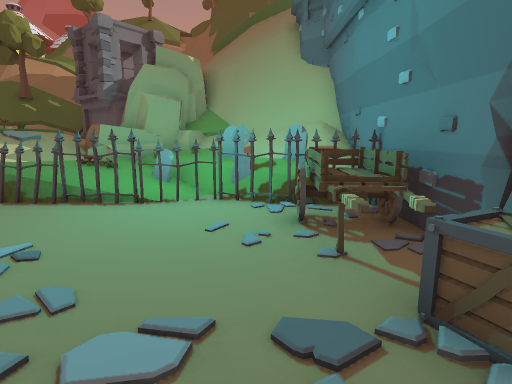
View 1 (above)

24 first-person views from a walk through a scene from a Unity 3-D project. The camera is 1.3 m above the floor, tilts 10° down and sees 80° across. The floor is counted in squares, 1 m on a side. Each view is taken from the middle of a square. On the plan, view 1 faces up. The plan holds only what a view shows up to about 14 squares ahead; the rest is blank. The place goes on beyond the plan. The player is left out. Some surface patterns are stand-ins.

View 2
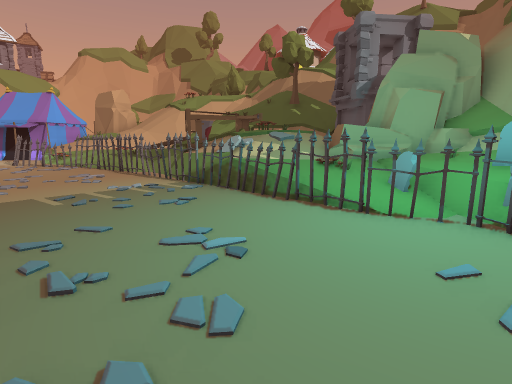

View 3
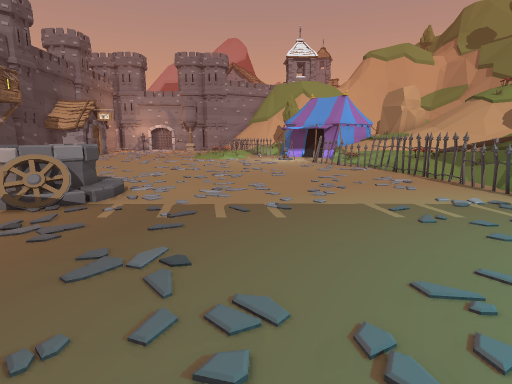

View 4
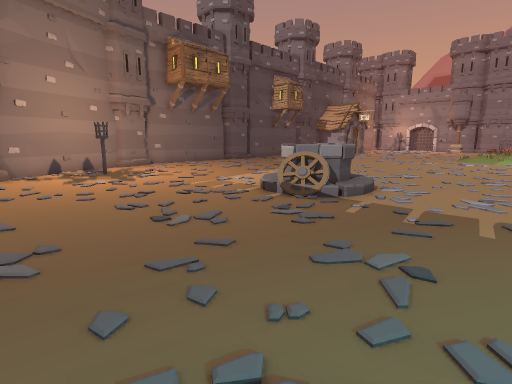

View 5
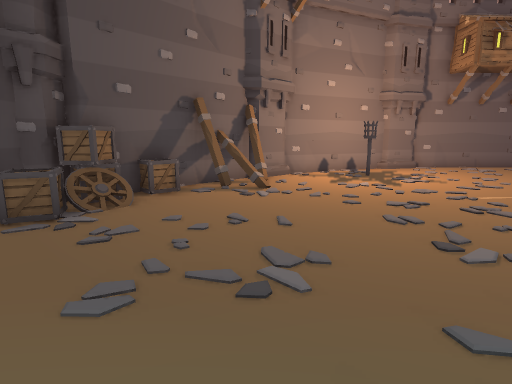

View 6
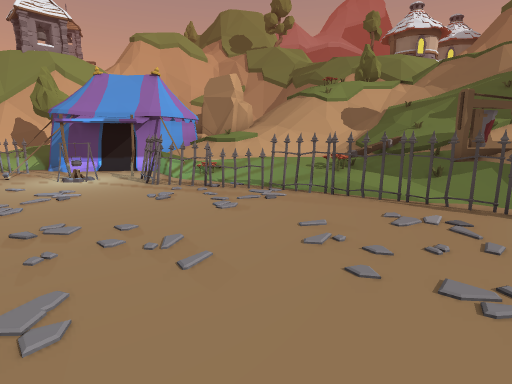

View 7
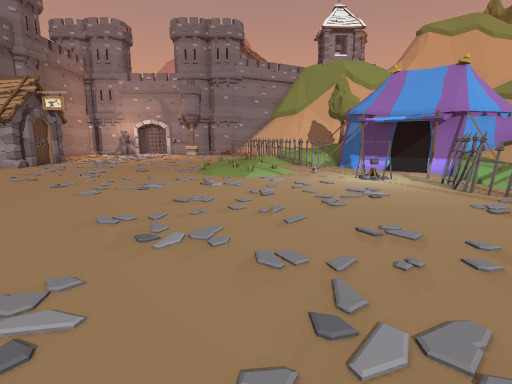

View 8
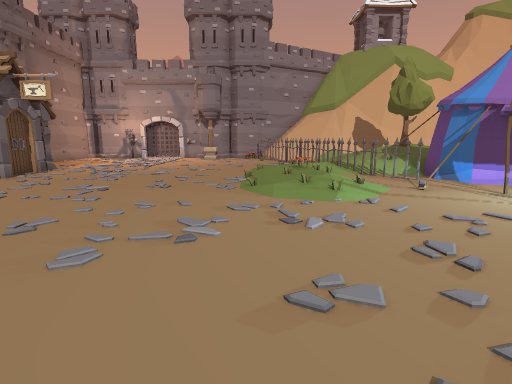

View 9
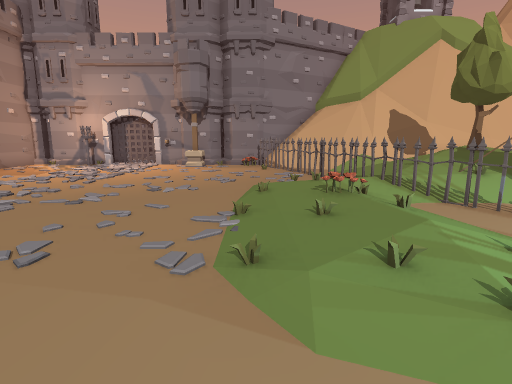

View 10
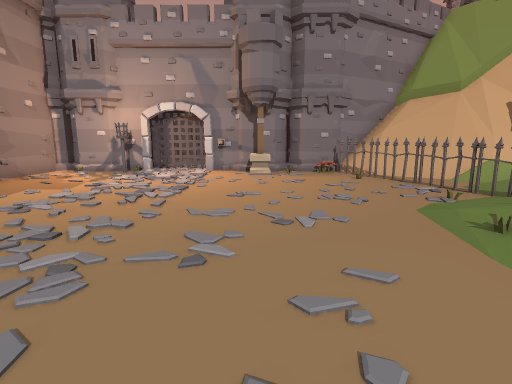

View 11
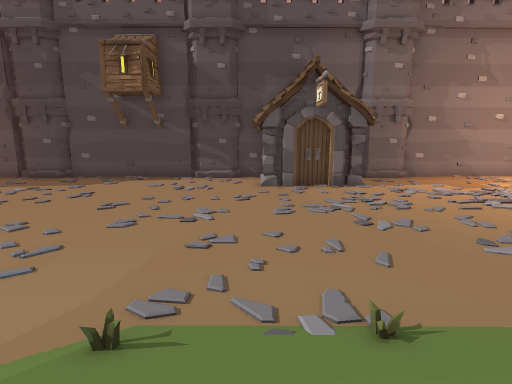

View 12
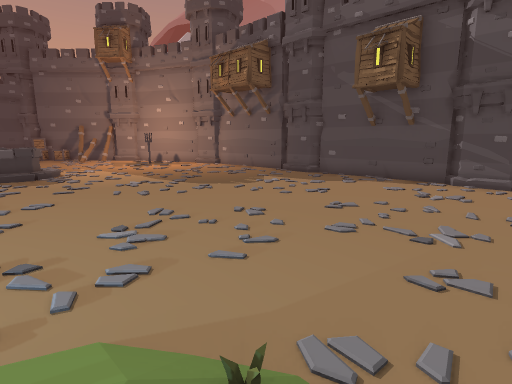

View 13
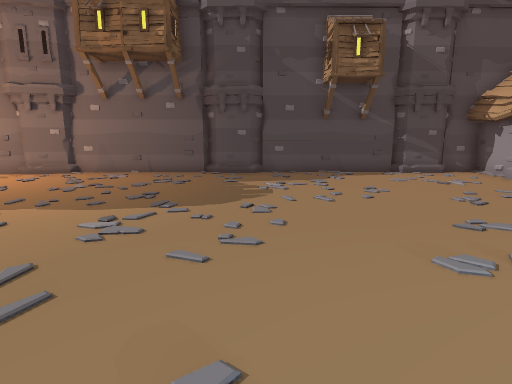

View 14
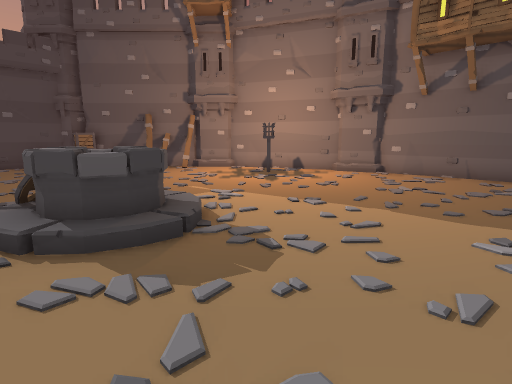

View 15
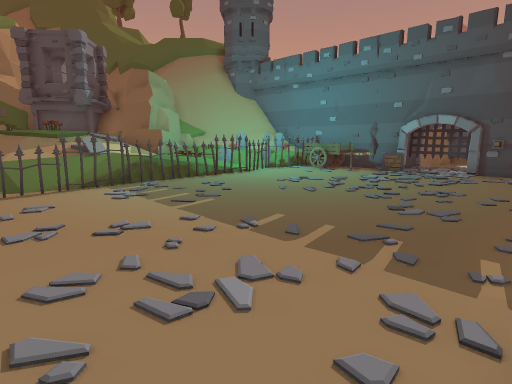

View 16
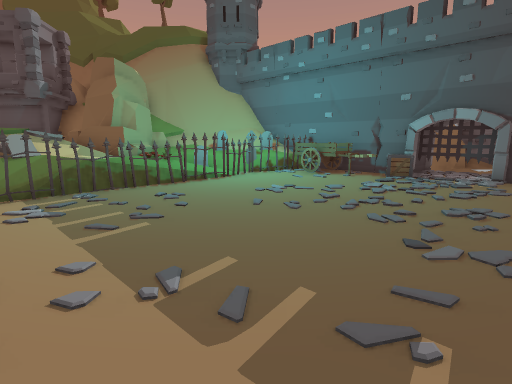

View 17
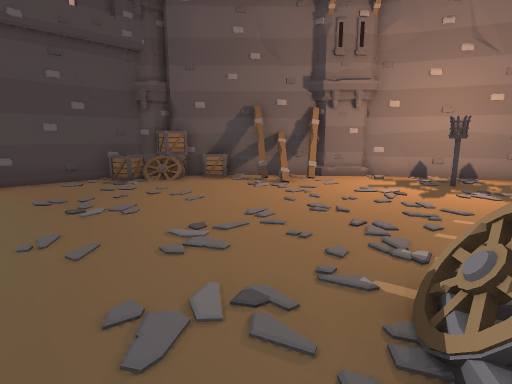

View 18
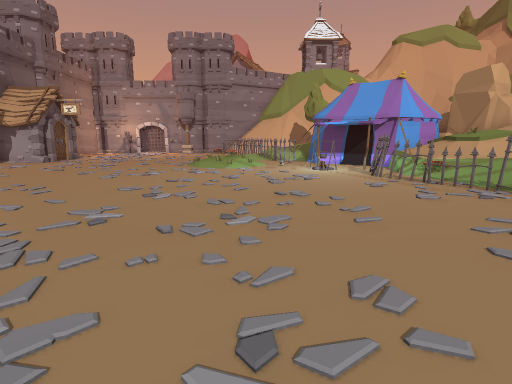

View 19
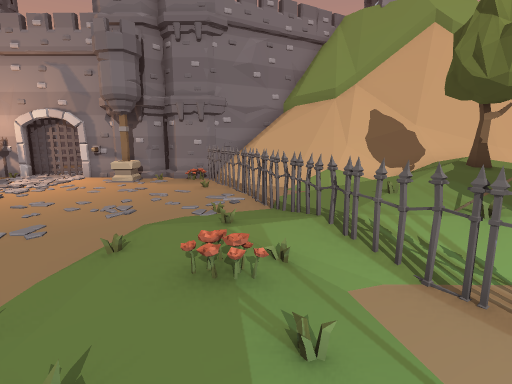

View 20
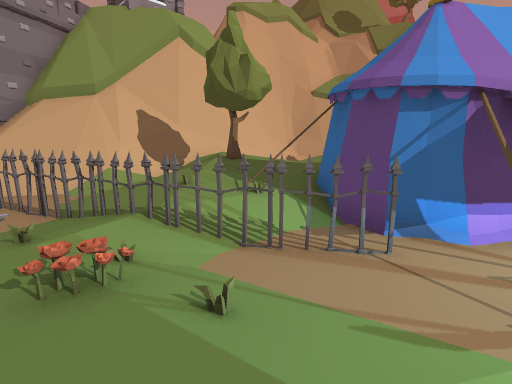

View 21
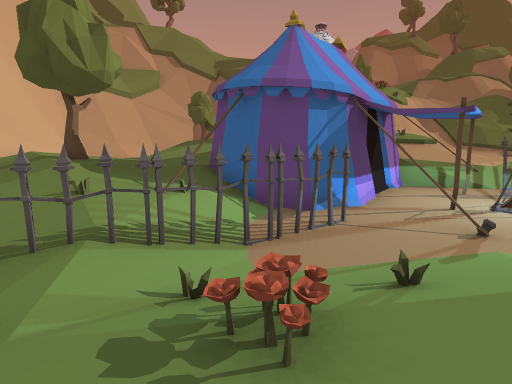

View 22
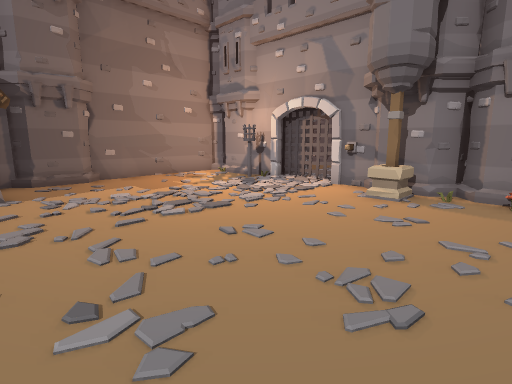

View 23
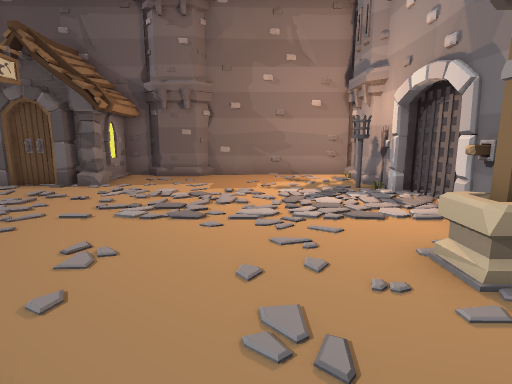

View 24
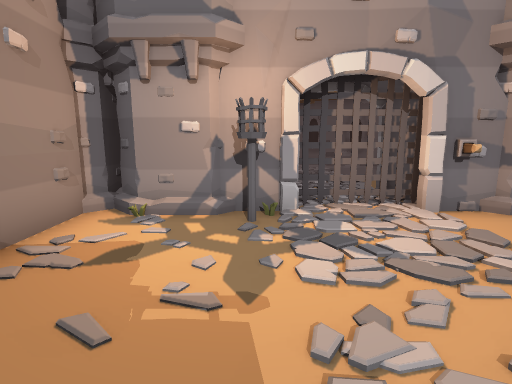

### Floor plan
Key: @ floor where view 1 was taken; # wall or solid block; . main floor; : floor 0.25 m higher than the main floor; + floor 0.5 m higher than the main floor; * floor 0.75 m higher than the main floor; % floor 1 m higher than the main floor; & floor 1.25 m higher than the main floor; $ floor 1.5 m higher than the main floor; / step, stairs or slope; = window, fence, low wall or low ledge; ^ raised ledge; T tombstone; F fence; C cart; R crate; W well; E tree; L flower; G gate; O other object.
Columns run from 38 left of view 1 to 5 right of it. Each row starts with its distance up from view 1.
  9     #           ####   O#=O#  #TTOO#=#=##
  8     #    %&     #$$&***O**=*%%#O**O+T##=#
  7     #=   %%     #&&%**=OO:::+=##==+::#TT#
  6     ##  **##    #%**+++:FFFFFFFFFFFFF.FFF
  5     ## %**=#   ###=OO.FF...............CC
  4      #%##**#   #.#FFFF.................CC
  3      #*#E=*#####...F...................CC#
  2     ##:+***######O.....................RR##
  1     ##.+**+:.F.#........................#G
  0    ##+.:+++FF../......................@..G
 -1   ##*:..:FFF..//........................O#
 -2   #%+.FFF.::L:::/........................#
 -3   #+FF....::::::/........................#
 -4   #OO.....//.../............WWW..........#
 -5   ##........................WWW..........#
 -6  ##O........................///........RR#
 -7    OO..................................RR# O
 -8   OO..................................RR##OO
 -9 ####.................................O#R OO
-10  .G.................................OO^
-11  #G.................................O^
-12  ###.......###..................#..##
-13   #O......OOOOO..................^## O
-14   ##.......O O................###^   O
-15   ######O##^ ^#O######O########

Where each view was taken, in squares from view 1:
view 1: 0 up, 0 right, facing up
view 2: 1 up, 0 right, facing up-left
view 3: 0 up, 2 left, facing left
view 4: 0 up, 2 left, facing down-left
view 5: 1 down, 2 left, facing down
view 6: 1 down, 10 left, facing up-left
view 7: 2 down, 11 left, facing left
view 8: 4 down, 15 left, facing left
view 9: 4 down, 20 left, facing left
view 10: 7 down, 23 left, facing left
view 11: 2 down, 24 left, facing down
view 12: 3 down, 24 left, facing down-right
view 13: 3 down, 16 left, facing down
view 14: 3 down, 14 left, facing down-right
view 15: 3 down, 11 left, facing up-right
view 16: 2 down, 9 left, facing up-right
view 17: 2 down, 8 left, facing down-right
view 18: 1 down, 8 left, facing left
view 19: 2 down, 23 left, facing left
view 20: 3 down, 23 left, facing up-left
view 21: 4 down, 26 left, facing up
view 22: 4 down, 27 left, facing down-left
view 23: 4 down, 32 left, facing down
view 24: 12 down, 30 left, facing left
